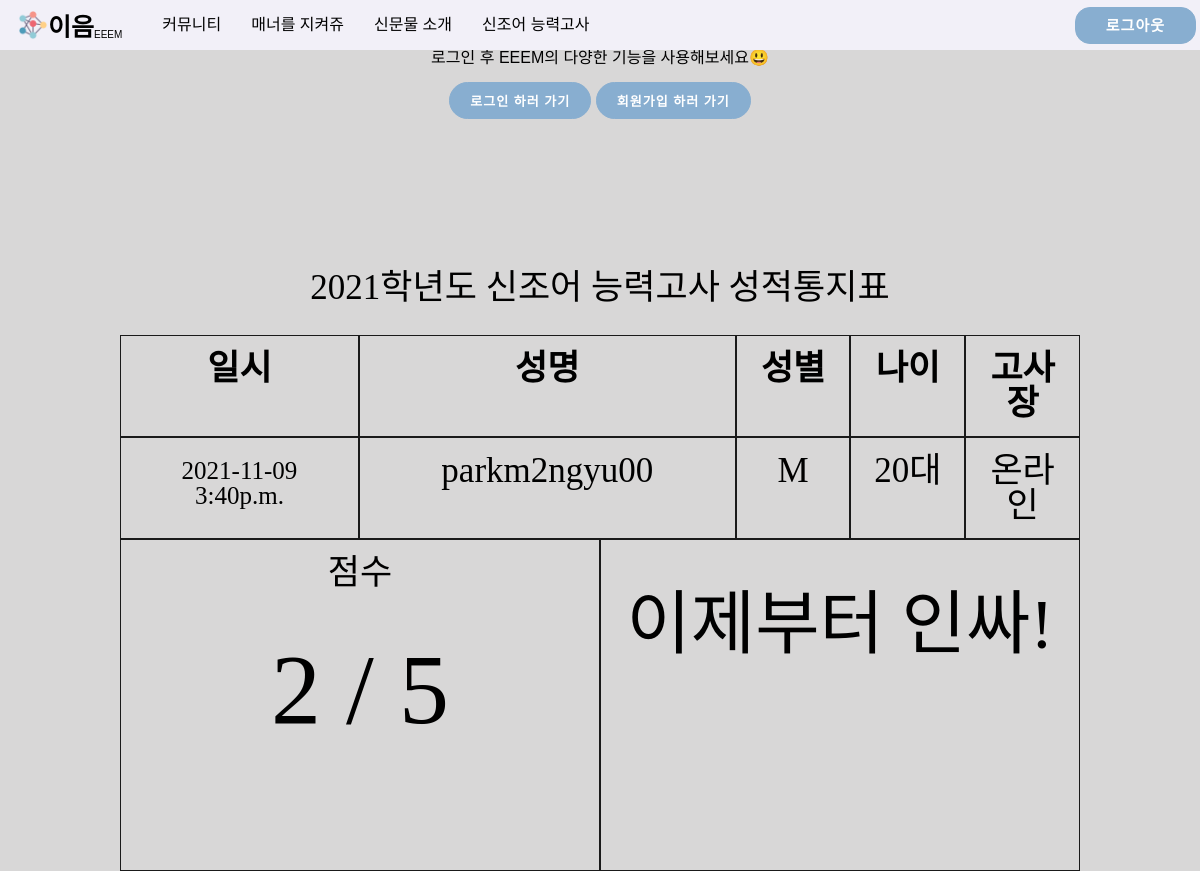
The app's page /newterms/2/result (signed in) with its own data.
### account/models.py (models this page shows)
class CustomUser(AbstractUser):
    SEX_CHOICES = (("", "성별을 선택하세요"), ("남", "남"), ("여", "여"))
    AGE_CHOICES = (
        ("", "나이대를 선택하세요"),
        ("5", "10대 이하"),
        ("10", "10대"),
        ("20", "20대"),
        ("30", "30대"),
        ("40", "40대"),
        ("50", "50대 이상"),
    )
    sex = models.CharField(
        max_length=3, choices=SEX_CHOICES, help_text="성별을 선택하세요", null=False
    )
    age = models.CharField(
        max_length=10, choices=AGE_CHOICES, help_text="나이대를 선택하세요", null=False
    )
    profile=models.ImageField(null=True,blank=True)

### main/views.py (the view)
# urls.py: path('newterms/<int:score>/result', views.newtermEnd, name="newtermEnd"),
def newtermEnd(request, score):
    tYear = datetime.datetime.today().year
    now = datetime.datetime.now()
    newtermCount = newterm.objects.count()-1
    if score > newtermCount*0.5:
        if score > newtermCount*0.7:
            level = 3
        else:
            level = 2
    else:
        level = 1
    return render(request, "newtermEnd.html", {"score": score, "newtermCount": newtermCount, "year": tYear, "now": now, "level": level})

### main/templates/newtermEnd.html (shortened to what this page needs)
{% extends 'base.html' %}{% load static %} {% block content %}
<head>
    <link rel="stylesheet" href='{% static "css/newtermEnd.css" %}'>
</head>
<body style="background-color: #d8d7d7;">
    <div style="padding-top:70px; text-align: center; font-size: 35px; font-family: 'Noto Serif KR', serif;font-weight: 10px;">{{year}}학년도 신조어 능력고사 성적통지표</div>
    <div class="borderBox" style="display: inline-block;">
        <div style="display: flex; font-weight: bold;">
            <div class="table-data" style="width: 300px;">일시</div>
            <div class="table-data" style="width: 500px;">성명</div>
            <div class="table-data" style="width: 120px;">성별</div>
            <div class="table-data" style="width: 120px;">나이</div>
            <div class="table-data" style="width: 120px;">고사장</div>
        </div>
        <div style="display: flex;">
            <div class="table-data" style="width: 300px;font-size:25px;padding-top:20px;">{{now|date:'Y-m-d fa' }}</div>
            {% if user.is_authenticated %}
            <div class="table-data" style="width: 500px;">{{user.username}}</div>
            <div class="table-data" style="width: 120px;">{{user.sex}}</div>
            <div class="table-data" style="width: 120px;">{{user.age}}대</div>
            {% else %}
            <div class="table-data" style="width: 500px;">비회원상태</div>
            <div class="table-data" style="width: 120px;">비회원상태</div>
            <div class="table-data" style="width: 120px;">비회원상태</div>
            {% endif %}
            <div class="table-data" style="width: 120px;">온라인</div>
        </div>
        <div style="display: flex;">
            <div class="table-data" style="height: 300px; width: 50%;">
                <span>점수</span>
                <div style="margin-top: 50px; font-size: 100px;">{{score}} / {{newtermCount}}</div>
            </div>
            {% if level == 3 %}
                <div class="table-data" style="width: 50%; height: 265px; padding-top: 50px; font-size: 70px;">당신은 핵인싸!</div>
            {% elif level == 2 %}
                <div class="table-data" style="width: 50%; height: 265px; padding-top: 50px; font-size: 70px;">당신은 인싸!</div>
            {% else %}
                <div class="table-data" style="width: 50%; height: 265px; padding-top: 50px; font-size: 70px;">이제부터 인싸!</div>
            {% endif %}
        </div>
    </div>
</body>
{% endblock %}

### main/static/css/navbar.css (style rules this page uses)
body { background-color: rgb(242, 240, 248); }

### main/static/css/newtermEnd.css (style rules this page uses)
.borderBox { width: 80%; height: 500px; margin-top:30px; position: relative; left: 10%; font-family: "Noto Serif KR", serif; text-align: center; font-size: 35px; }
.table-data { padding: 15px; text-align: center; border-style: ridge; border-color: rgb(26, 26, 26); border-width: 1px; }

### records on screen
CustomUser: username "parkm2ngyu00", sex "M", age "20"

### other values on screen
{{ score }} "2"
{{ newtermCount }} "5"
